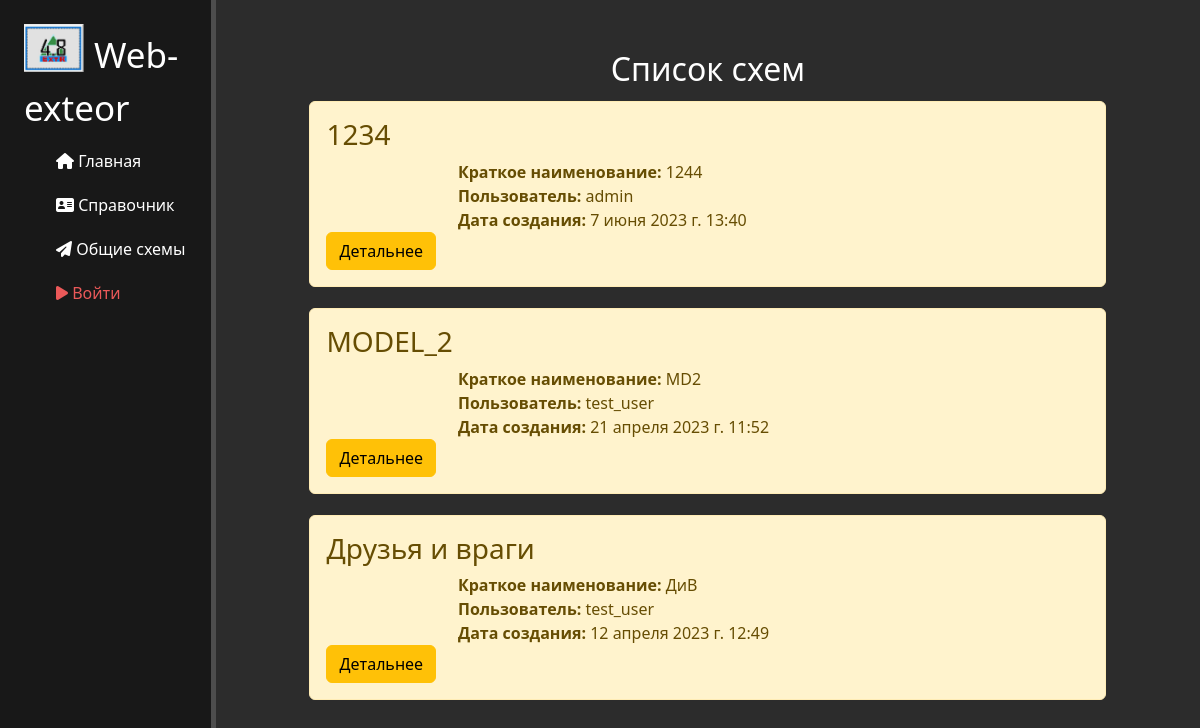
The app's page /exteor/schemas-common, older data.
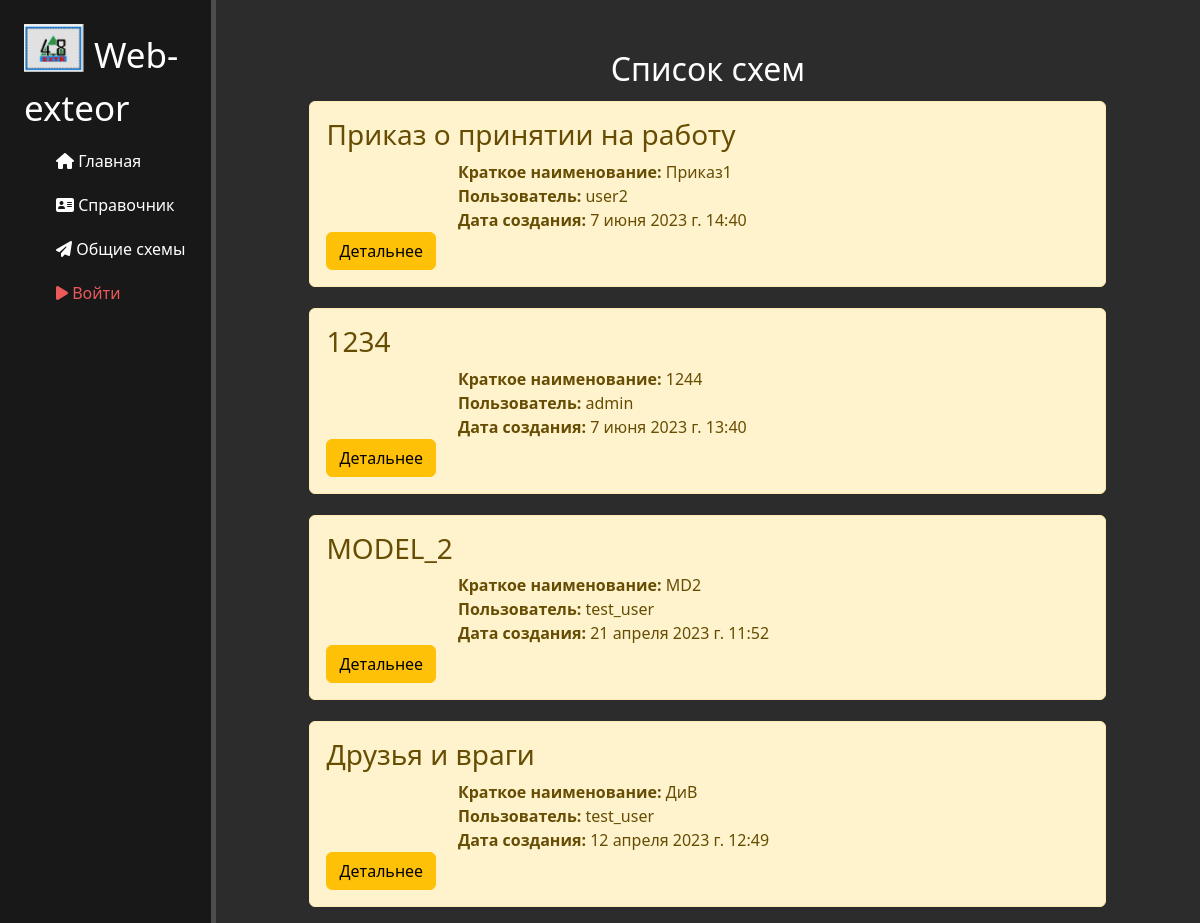
The same page, newer data.
### exteor/models.py (models this page shows, shortened)
class Exteors(models.Model):
    name = models.CharField('Пользователь', max_length=50)
    common = models.BooleanField('Общая', default=False)
    schema = models.CharField('Название', max_length=200)
    alias = models.CharField('Краткое название', blank=True, max_length=50)
    date_create = models.DateTimeField('Дата создания', auto_now_add=True)
    date_update = models.DateTimeField('Дата изменения', auto_now=True)
    json_file = models.JSONField('Схема', null=True)
    class Meta:
        verbose_name = 'Схема'
        verbose_name_plural = 'Схемы'
        unique_together = ('name', 'schema')

### exteor/views.py (the view)
# urls.py: path('schemas-common', views.schemas_home_common, name='exteor-schemas-common'),
def schemas_home_common(request):
    schemas = Exteors.objects.filter(common=True).order_by('-date_update', 'schema')
    return render(request, 'exteor/schemas-home-common.html', {'schemas': schemas})

### exteor/templates/exteor/schemas-home-common.html (shortened to what this page needs)
{% extends 'main/layout.html' %}
{% block content %}
    <div class="features">
        <h2>Список схем</h1>
        {% if schemas %}
            {% for i in schemas %}
            <div class = "alert alert-warning">
                <h3>{{i.schema}}</h3>
                <p><b>Краткое наименование:</b> {{i.alias}}</p>
                <p><b>Пользователь:</b> {{i.name}}</p>
                <p><b>Дата создания:</b> {{i.date_create}}</p>
                <a href="{% url 'schema-detail-common' i.id %}" class = 'btn btn-warning'>Детальнее</a>
            </div>
            {% endfor %}
        {% else %}
            <p>У вас нет записей!</p>
        {% endif %}
    </div>
{% endblock %}

Row changes from the older to the newer data that the page shows:
now on this page (row edited): Exteors: schema "Приказ о принятии на работу", alias "Приказ1", name "user2", date_create "7 июня 2023 г. 14:40"
